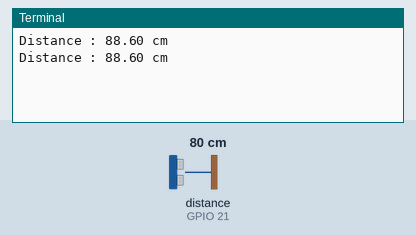
Recording of a program running on a simulated Raspberry Pi (BCM pin numbers). On the bench: the last lines printed to the terminal. The inputs (shaded band) are chosen by the test bench; at power-on: distance to the obstacle (sensor on GPIO 21) 80 cm. The echo pulse lasts 58.3 µs per cm; the clock reads 2024-03-15 10:24:30 at power-on unless the program sets it.

Above: at 1.2 s.
1.3 s: distance to the obstacle (sensor on GPIO 21) set to 2 cm
At 2.6 s:
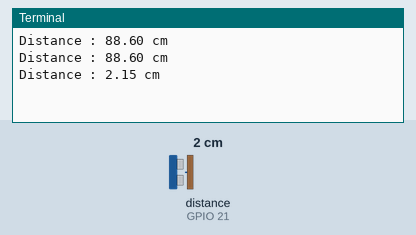
2.8 s: distance to the obstacle (sensor on GPIO 21) set to 4 cm
At 3.8 s:
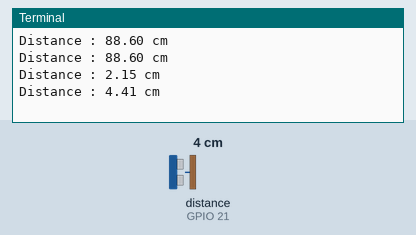
Timing chart, 0 to 5.8 s (numbered marks = the images above; inputs shaded):
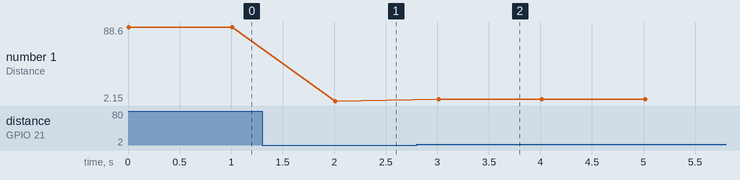

Measured:
- after the input at 1.3 s, the terminal: prints a new line after 0.71 s (image 1)
- after the input at 2.8 s, the terminal: prints a new line after 0.21 s (image 2)
- plotted number 1: 88.6 → 2.15 after the input at 1.3 s, 2.15 → 4.41 after the input at 2.8 s

The program:

ultra.py
```python
import RPi.GPIO as GPIO
import time

def measure():
	GPIO.output(triggerPin,True)
	time.sleep(0.0001) #10us
	GPIO.output(triggerPin,False)
	start = time.time() #현재시간을 statr에 저장

	while GPIO.input(echoPin) == False:
		start = time.time()
	while GPIO.input(echoPin) == True:
		stop = time.time()

	elapsed = stop - start
	distance = (elapsed * 38000)/2

	return distance

triggerPin = 26
echoPin = 21

GPIO.setmode(GPIO.BCM)
GPIO.setup(triggerPin, GPIO.OUT)
GPIO.setup(echoPin, GPIO.IN)

try:
	while True:
		distance = measure()
		print("Distance : %.2f cm" % distance)
		time.sleep(1)

except KeyboardInterrupt:
	GPIO.cleanup()
```
